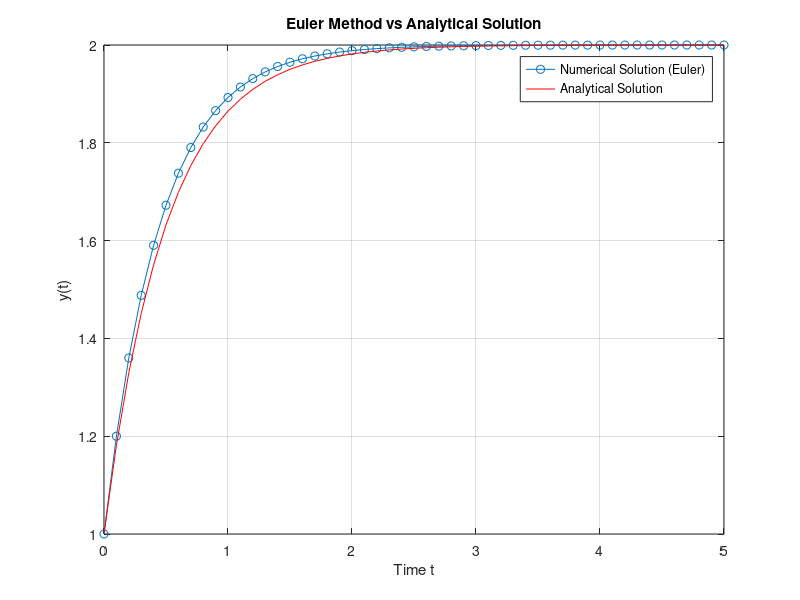

Here is the MATLAB script that generated this plot:
% Problem Statement: Solving an ODE using Euler's Method

% Parameters
h = 0.1; % step size
t0 = 0;  % start time
tf = 5;  % end time
y0 = 1;  % initial condition
N = (tf - t0) / h; % number of steps

% Preallocate arrays
t = t0:h:tf; % time array
y_numeric = zeros(size(t)); % numeric solution array
y_numeric(1) = y0; % initial value

% Euler's Method implementation
for n = 1:N
    y_numeric(n+1) = y_numeric(n) + h * (-2 * y_numeric(n) + 4);
end

% Analytical solution
y_analytical = 2 - (2 - y0) * exp(-2 * t);

% Compute the error
error = abs(y_numeric - y_analytical);

% Plot the results
figure;
plot(t, y_numeric, '-o', 'DisplayName', 'Numerical Solution (Euler)');
hold on;
plot(t, y_analytical, '-r', 'DisplayName', 'Analytical Solution');
xlabel('Time t');
ylabel('y(t)');
title('Euler Method vs Analytical Solution');
legend;
grid on;

% Display results
disp('Time values:');
disp(t);
disp('Numerical Solution:');
disp(y_numeric);
disp('Analytical Solution:');
disp(y_analytical);
disp('Error at each step:');
disp(error);

% Part 3: Investigating different step sizes
for h = [0.05, 0.1, 0.2]
    N = (tf - t0) / h; % update steps
    t = t0:h:tf; % time array
    y_numeric = zeros(size(t)); % numeric solution array
    y_numeric(1) = y0; % initial value

    % Euler's Method for new h
    for n = 1:N
        y_numeric(n+1) = y_numeric(n) + h * (-2 * y_numeric(n) + 4);
    end

    % Analytical solution for new h
    y_analytical = 2 - (2 - y0) * exp(-2 * t);
    error = abs(y_numeric - y_analytical);

    % Display results for different h
    fprintf('Results for h = %.2f:\n', h);
    disp('Time values:');
    disp(t);
    disp('Numerical Solution:');
    disp(y_numeric);
    disp('Analytical Solution:');
    disp(y_analytical);
    disp('Error at each step:');
    disp(error);
end
